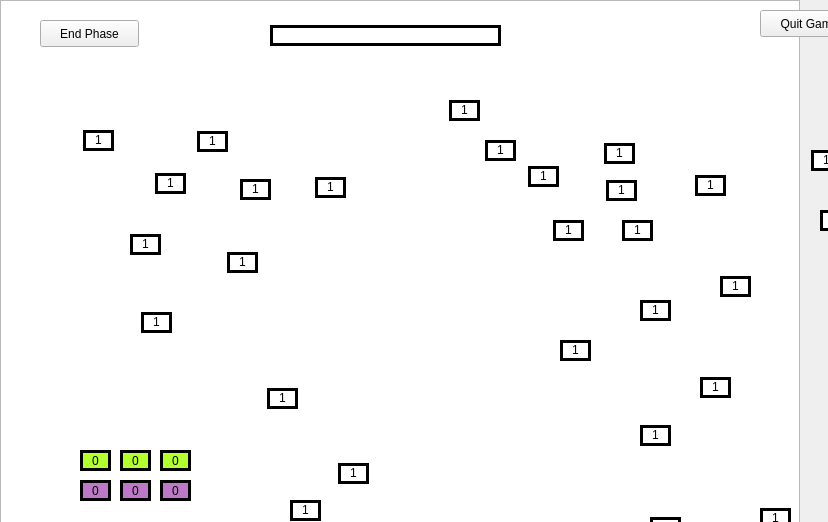
<?xml version="1.0" encoding="UTF-8"?>
<ui version="4.0">
 <class>Game</class>
 <widget class="QWidget" name="Game">
  <property name="geometry">
   <rect>
    <x>0</x>
    <y>0</y>
    <width>828</width>
    <height>522</height>
   </rect>
  </property>
  <property name="minimumSize">
   <size>
    <width>800</width>
    <height>522</height>
   </size>
  </property>
  <property name="cursor">
   <cursorShape>PointingHandCursor</cursorShape>
  </property>
  <property name="windowTitle">
   <string>Form</string>
  </property>
  <widget class="QGraphicsView" name="view">
   <property name="geometry">
    <rect>
     <x>0</x>
     <y>0</y>
     <width>800</width>
     <height>700</height>
    </rect>
   </property>
   <property name="minimumSize">
    <size>
     <width>800</width>
     <height>450</height>
    </size>
   </property>
   <property name="cursor" stdset="0">
    <cursorShape>ArrowCursor</cursorShape>
   </property>
   <property name="styleSheet">
    <string notr="true">
border-image: url(:/imgs/Water_Texture_1.jpg) 0 0 0 0 stretch stretch;</string>
   </property>
  </widget>
  <widget class="QPushButton" name="pushButton">
   <property name="geometry">
    <rect>
     <x>760</x>
     <y>10</y>
     <width>99</width>
     <height>27</height>
    </rect>
   </property>
   <property name="text">
    <string>Quit Game</string>
   </property>
  </widget>
  <widget class="QLabel" name="labelBrazil">
   <property name="geometry">
    <rect>
     <x>338</x>
     <y>463</y>
     <width>31</width>
     <height>21</height>
    </rect>
   </property>
   <property name="autoFillBackground">
    <bool>false</bool>
   </property>
   <property name="styleSheet">
    <string notr="true">background-color: rgb(255, 255, 255)</string>
   </property>
   <property name="frameShape">
    <enum>QFrame::Box</enum>
   </property>
   <property name="lineWidth">
    <number>3</number>
   </property>
   <property name="text">
    <string>&lt;html&gt;&lt;head/&gt;&lt;body&gt;&lt;p align=&quot;center&quot;&gt;1&lt;/p&gt;&lt;/body&gt;&lt;/html&gt;</string>
   </property>
   <property name="alignment">
    <set>Qt::AlignCenter</set>
   </property>
   <property name="wordWrap">
    <bool>false</bool>
   </property>
  </widget>
  <widget class="QLabel" name="labelPeru">
   <property name="geometry">
    <rect>
     <x>290</x>
     <y>500</y>
     <width>31</width>
     <height>21</height>
    </rect>
   </property>
   <property name="autoFillBackground">
    <bool>false</bool>
   </property>
   <property name="styleSheet">
    <string notr="true">background-color: rgb(255, 255, 255)</string>
   </property>
   <property name="frameShape">
    <enum>QFrame::Box</enum>
   </property>
   <property name="lineWidth">
    <number>3</number>
   </property>
   <property name="text">
    <string>&lt;html&gt;&lt;head/&gt;&lt;body&gt;&lt;p align=&quot;center&quot;&gt;1&lt;/p&gt;&lt;/body&gt;&lt;/html&gt;</string>
   </property>
   <property name="alignment">
    <set>Qt::AlignCenter</set>
   </property>
   <property name="wordWrap">
    <bool>false</bool>
   </property>
  </widget>
  <widget class="QLabel" name="labelVenezuela">
   <property name="geometry">
    <rect>
     <x>267</x>
     <y>388</y>
     <width>31</width>
     <height>21</height>
    </rect>
   </property>
   <property name="autoFillBackground">
    <bool>false</bool>
   </property>
   <property name="styleSheet">
    <string notr="true">background-color: rgb(255, 255, 255)</string>
   </property>
   <property name="frameShape">
    <enum>QFrame::Box</enum>
   </property>
   <property name="lineWidth">
    <number>3</number>
   </property>
   <property name="text">
    <string>&lt;html&gt;&lt;head/&gt;&lt;body&gt;&lt;p align=&quot;center&quot;&gt;1&lt;/p&gt;&lt;/body&gt;&lt;/html&gt;</string>
   </property>
   <property name="alignment">
    <set>Qt::AlignCenter</set>
   </property>
   <property name="wordWrap">
    <bool>false</bool>
   </property>
  </widget>
  <widget class="QLabel" name="labelArgentina">
   <property name="geometry">
    <rect>
     <x>300</x>
     <y>560</y>
     <width>31</width>
     <height>21</height>
    </rect>
   </property>
   <property name="autoFillBackground">
    <bool>false</bool>
   </property>
   <property name="styleSheet">
    <string notr="true">background-color: rgb(255, 255, 255)</string>
   </property>
   <property name="frameShape">
    <enum>QFrame::Box</enum>
   </property>
   <property name="lineWidth">
    <number>3</number>
   </property>
   <property name="text">
    <string>&lt;html&gt;&lt;head/&gt;&lt;body&gt;&lt;p align=&quot;center&quot;&gt;1&lt;/p&gt;&lt;/body&gt;&lt;/html&gt;</string>
   </property>
   <property name="alignment">
    <set>Qt::AlignCenter</set>
   </property>
   <property name="wordWrap">
    <bool>false</bool>
   </property>
  </widget>
  <widget class="QLabel" name="labelCentralAmerica">
   <property name="geometry">
    <rect>
     <x>141</x>
     <y>312</y>
     <width>31</width>
     <height>21</height>
    </rect>
   </property>
   <property name="autoFillBackground">
    <bool>false</bool>
   </property>
   <property name="styleSheet">
    <string notr="true">background-color: rgb(255, 255, 255)</string>
   </property>
   <property name="frameShape">
    <enum>QFrame::Box</enum>
   </property>
   <property name="lineWidth">
    <number>3</number>
   </property>
   <property name="text">
    <string>&lt;html&gt;&lt;head/&gt;&lt;body&gt;&lt;p align=&quot;center&quot;&gt;1&lt;/p&gt;&lt;/body&gt;&lt;/html&gt;</string>
   </property>
   <property name="alignment">
    <set>Qt::AlignCenter</set>
   </property>
   <property name="wordWrap">
    <bool>false</bool>
   </property>
  </widget>
  <widget class="QLabel" name="labelWesternUnitedStates">
   <property name="geometry">
    <rect>
     <x>130</x>
     <y>234</y>
     <width>31</width>
     <height>21</height>
    </rect>
   </property>
   <property name="autoFillBackground">
    <bool>false</bool>
   </property>
   <property name="styleSheet">
    <string notr="true">background-color: rgb(255, 255, 255)</string>
   </property>
   <property name="frameShape">
    <enum>QFrame::Box</enum>
   </property>
   <property name="lineWidth">
    <number>3</number>
   </property>
   <property name="text">
    <string>&lt;html&gt;&lt;head/&gt;&lt;body&gt;&lt;p align=&quot;center&quot;&gt;1&lt;/p&gt;&lt;/body&gt;&lt;/html&gt;</string>
   </property>
   <property name="alignment">
    <set>Qt::AlignCenter</set>
   </property>
   <property name="wordWrap">
    <bool>false</bool>
   </property>
  </widget>
  <widget class="QLabel" name="labelEasternUnitedStates">
   <property name="geometry">
    <rect>
     <x>227</x>
     <y>252</y>
     <width>31</width>
     <height>21</height>
    </rect>
   </property>
   <property name="autoFillBackground">
    <bool>false</bool>
   </property>
   <property name="styleSheet">
    <string notr="true">background-color: rgb(255, 255, 255)</string>
   </property>
   <property name="frameShape">
    <enum>QFrame::Box</enum>
   </property>
   <property name="lineWidth">
    <number>3</number>
   </property>
   <property name="text">
    <string>&lt;html&gt;&lt;head/&gt;&lt;body&gt;&lt;p align=&quot;center&quot;&gt;1&lt;/p&gt;&lt;/body&gt;&lt;/html&gt;</string>
   </property>
   <property name="alignment">
    <set>Qt::AlignCenter</set>
   </property>
   <property name="wordWrap">
    <bool>false</bool>
   </property>
  </widget>
  <widget class="QLabel" name="labelAlberta">
   <property name="geometry">
    <rect>
     <x>155</x>
     <y>173</y>
     <width>31</width>
     <height>21</height>
    </rect>
   </property>
   <property name="autoFillBackground">
    <bool>false</bool>
   </property>
   <property name="styleSheet">
    <string notr="true">background-color: rgb(255, 255, 255)</string>
   </property>
   <property name="frameShape">
    <enum>QFrame::Box</enum>
   </property>
   <property name="lineWidth">
    <number>3</number>
   </property>
   <property name="text">
    <string>&lt;html&gt;&lt;head/&gt;&lt;body&gt;&lt;p align=&quot;center&quot;&gt;1&lt;/p&gt;&lt;/body&gt;&lt;/html&gt;</string>
   </property>
   <property name="alignment">
    <set>Qt::AlignCenter</set>
   </property>
   <property name="wordWrap">
    <bool>false</bool>
   </property>
  </widget>
  <widget class="QLabel" name="labelOntario">
   <property name="geometry">
    <rect>
     <x>240</x>
     <y>179</y>
     <width>31</width>
     <height>21</height>
    </rect>
   </property>
   <property name="autoFillBackground">
    <bool>false</bool>
   </property>
   <property name="styleSheet">
    <string notr="true">background-color: rgb(255, 255, 255)</string>
   </property>
   <property name="frameShape">
    <enum>QFrame::Box</enum>
   </property>
   <property name="lineWidth">
    <number>3</number>
   </property>
   <property name="text">
    <string>&lt;html&gt;&lt;head/&gt;&lt;body&gt;&lt;p align=&quot;center&quot;&gt;1&lt;/p&gt;&lt;/body&gt;&lt;/html&gt;</string>
   </property>
   <property name="alignment">
    <set>Qt::AlignCenter</set>
   </property>
   <property name="wordWrap">
    <bool>false</bool>
   </property>
  </widget>
  <widget class="QLabel" name="labelQuebec">
   <property name="geometry">
    <rect>
     <x>315</x>
     <y>177</y>
     <width>31</width>
     <height>21</height>
    </rect>
   </property>
   <property name="autoFillBackground">
    <bool>false</bool>
   </property>
   <property name="styleSheet">
    <string notr="true">background-color: rgb(255, 255, 255)</string>
   </property>
   <property name="frameShape">
    <enum>QFrame::Box</enum>
   </property>
   <property name="lineWidth">
    <number>3</number>
   </property>
   <property name="text">
    <string>&lt;html&gt;&lt;head/&gt;&lt;body&gt;&lt;p align=&quot;center&quot;&gt;1&lt;/p&gt;&lt;/body&gt;&lt;/html&gt;</string>
   </property>
   <property name="alignment">
    <set>Qt::AlignCenter</set>
   </property>
   <property name="wordWrap">
    <bool>false</bool>
   </property>
  </widget>
  <widget class="QLabel" name="labelNorthWestTerritory">
   <property name="geometry">
    <rect>
     <x>197</x>
     <y>131</y>
     <width>31</width>
     <height>21</height>
    </rect>
   </property>
   <property name="autoFillBackground">
    <bool>false</bool>
   </property>
   <property name="styleSheet">
    <string notr="true">background-color: rgb(255, 255, 255)</string>
   </property>
   <property name="frameShape">
    <enum>QFrame::Box</enum>
   </property>
   <property name="lineWidth">
    <number>3</number>
   </property>
   <property name="text">
    <string>&lt;html&gt;&lt;head/&gt;&lt;body&gt;&lt;p align=&quot;center&quot;&gt;1&lt;/p&gt;&lt;/body&gt;&lt;/html&gt;</string>
   </property>
   <property name="alignment">
    <set>Qt::AlignCenter</set>
   </property>
   <property name="wordWrap">
    <bool>false</bool>
   </property>
  </widget>
  <widget class="QLabel" name="labelAlaska">
   <property name="geometry">
    <rect>
     <x>83</x>
     <y>130</y>
     <width>31</width>
     <height>21</height>
    </rect>
   </property>
   <property name="autoFillBackground">
    <bool>false</bool>
   </property>
   <property name="styleSheet">
    <string notr="true">background-color: rgb(255, 255, 255)</string>
   </property>
   <property name="frameShape">
    <enum>QFrame::Box</enum>
   </property>
   <property name="lineWidth">
    <number>3</number>
   </property>
   <property name="text">
    <string>&lt;html&gt;&lt;head/&gt;&lt;body&gt;&lt;p align=&quot;center&quot;&gt;1&lt;/p&gt;&lt;/body&gt;&lt;/html&gt;</string>
   </property>
   <property name="alignment">
    <set>Qt::AlignCenter</set>
   </property>
   <property name="wordWrap">
    <bool>false</bool>
   </property>
  </widget>
  <widget class="QLabel" name="labelGreenland">
   <property name="geometry">
    <rect>
     <x>449</x>
     <y>100</y>
     <width>31</width>
     <height>21</height>
    </rect>
   </property>
   <property name="autoFillBackground">
    <bool>false</bool>
   </property>
   <property name="styleSheet">
    <string notr="true">background-color: rgb(255, 255, 255)</string>
   </property>
   <property name="frameShape">
    <enum>QFrame::Box</enum>
   </property>
   <property name="lineWidth">
    <number>3</number>
   </property>
   <property name="text">
    <string>&lt;html&gt;&lt;head/&gt;&lt;body&gt;&lt;p align=&quot;center&quot;&gt;1&lt;/p&gt;&lt;/body&gt;&lt;/html&gt;</string>
   </property>
   <property name="alignment">
    <set>Qt::AlignCenter</set>
   </property>
   <property name="wordWrap">
    <bool>false</bool>
   </property>
  </widget>
  <widget class="QLabel" name="labelIceland">
   <property name="geometry">
    <rect>
     <x>485</x>
     <y>140</y>
     <width>31</width>
     <height>21</height>
    </rect>
   </property>
   <property name="autoFillBackground">
    <bool>false</bool>
   </property>
   <property name="styleSheet">
    <string notr="true">background-color: rgb(255, 255, 255)</string>
   </property>
   <property name="frameShape">
    <enum>QFrame::Box</enum>
   </property>
   <property name="lineWidth">
    <number>3</number>
   </property>
   <property name="text">
    <string>&lt;html&gt;&lt;head/&gt;&lt;body&gt;&lt;p align=&quot;center&quot;&gt;1&lt;/p&gt;&lt;/body&gt;&lt;/html&gt;</string>
   </property>
   <property name="alignment">
    <set>Qt::AlignCenter</set>
   </property>
   <property name="wordWrap">
    <bool>false</bool>
   </property>
  </widget>
  <widget class="QLabel" name="labelGreatBritain">
   <property name="geometry">
    <rect>
     <x>528</x>
     <y>166</y>
     <width>31</width>
     <height>21</height>
    </rect>
   </property>
   <property name="autoFillBackground">
    <bool>false</bool>
   </property>
   <property name="styleSheet">
    <string notr="true">background-color: rgb(255, 255, 255)</string>
   </property>
   <property name="frameShape">
    <enum>QFrame::Box</enum>
   </property>
   <property name="lineWidth">
    <number>3</number>
   </property>
   <property name="text">
    <string>&lt;html&gt;&lt;head/&gt;&lt;body&gt;&lt;p align=&quot;center&quot;&gt;1&lt;/p&gt;&lt;/body&gt;&lt;/html&gt;</string>
   </property>
   <property name="alignment">
    <set>Qt::AlignCenter</set>
   </property>
   <property name="wordWrap">
    <bool>false</bool>
   </property>
  </widget>
  <widget class="QLabel" name="labelScandinavia">
   <property name="geometry">
    <rect>
     <x>604</x>
     <y>143</y>
     <width>31</width>
     <height>21</height>
    </rect>
   </property>
   <property name="autoFillBackground">
    <bool>false</bool>
   </property>
   <property name="styleSheet">
    <string notr="true">background-color: rgb(255, 255, 255)</string>
   </property>
   <property name="frameShape">
    <enum>QFrame::Box</enum>
   </property>
   <property name="lineWidth">
    <number>3</number>
   </property>
   <property name="text">
    <string>&lt;html&gt;&lt;head/&gt;&lt;body&gt;&lt;p align=&quot;center&quot;&gt;1&lt;/p&gt;&lt;/body&gt;&lt;/html&gt;</string>
   </property>
   <property name="alignment">
    <set>Qt::AlignCenter</set>
   </property>
   <property name="wordWrap">
    <bool>false</bool>
   </property>
  </widget>
  <widget class="QLabel" name="labelCentralEurope">
   <property name="geometry">
    <rect>
     <x>606</x>
     <y>180</y>
     <width>31</width>
     <height>21</height>
    </rect>
   </property>
   <property name="autoFillBackground">
    <bool>false</bool>
   </property>
   <property name="styleSheet">
    <string notr="true">background-color: rgb(255, 255, 255)</string>
   </property>
   <property name="frameShape">
    <enum>QFrame::Box</enum>
   </property>
   <property name="lineWidth">
    <number>3</number>
   </property>
   <property name="text">
    <string>&lt;html&gt;&lt;head/&gt;&lt;body&gt;&lt;p align=&quot;center&quot;&gt;1&lt;/p&gt;&lt;/body&gt;&lt;/html&gt;</string>
   </property>
   <property name="alignment">
    <set>Qt::AlignCenter</set>
   </property>
   <property name="wordWrap">
    <bool>false</bool>
   </property>
  </widget>
  <widget class="QLabel" name="labelWesternEurope">
   <property name="geometry">
    <rect>
     <x>553</x>
     <y>220</y>
     <width>31</width>
     <height>21</height>
    </rect>
   </property>
   <property name="autoFillBackground">
    <bool>false</bool>
   </property>
   <property name="styleSheet">
    <string notr="true">background-color: rgb(255, 255, 255)</string>
   </property>
   <property name="frameShape">
    <enum>QFrame::Box</enum>
   </property>
   <property name="lineWidth">
    <number>3</number>
   </property>
   <property name="text">
    <string>&lt;html&gt;&lt;head/&gt;&lt;body&gt;&lt;p align=&quot;center&quot;&gt;1&lt;/p&gt;&lt;/body&gt;&lt;/html&gt;</string>
   </property>
   <property name="alignment">
    <set>Qt::AlignCenter</set>
   </property>
   <property name="wordWrap">
    <bool>false</bool>
   </property>
  </widget>
  <widget class="QLabel" name="labelSouthernEurope">
   <property name="geometry">
    <rect>
     <x>622</x>
     <y>220</y>
     <width>31</width>
     <height>21</height>
    </rect>
   </property>
   <property name="autoFillBackground">
    <bool>false</bool>
   </property>
   <property name="styleSheet">
    <string notr="true">background-color: rgb(255, 255, 255)</string>
   </property>
   <property name="frameShape">
    <enum>QFrame::Box</enum>
   </property>
   <property name="lineWidth">
    <number>3</number>
   </property>
   <property name="text">
    <string>&lt;html&gt;&lt;head/&gt;&lt;body&gt;&lt;p align=&quot;center&quot;&gt;1&lt;/p&gt;&lt;/body&gt;&lt;/html&gt;</string>
   </property>
   <property name="alignment">
    <set>Qt::AlignCenter</set>
   </property>
   <property name="wordWrap">
    <bool>false</bool>
   </property>
  </widget>
  <widget class="QLabel" name="labelUkraine">
   <property name="geometry">
    <rect>
     <x>695</x>
     <y>175</y>
     <width>31</width>
     <height>21</height>
    </rect>
   </property>
   <property name="autoFillBackground">
    <bool>false</bool>
   </property>
   <property name="styleSheet">
    <string notr="true">background-color: rgb(255, 255, 255)</string>
   </property>
   <property name="frameShape">
    <enum>QFrame::Box</enum>
   </property>
   <property name="lineWidth">
    <number>3</number>
   </property>
   <property name="text">
    <string>&lt;html&gt;&lt;head/&gt;&lt;body&gt;&lt;p align=&quot;center&quot;&gt;1&lt;/p&gt;&lt;/body&gt;&lt;/html&gt;</string>
   </property>
   <property name="alignment">
    <set>Qt::AlignCenter</set>
   </property>
   <property name="wordWrap">
    <bool>false</bool>
   </property>
  </widget>
  <widget class="QLabel" name="labelEgypt">
   <property name="geometry">
    <rect>
     <x>640</x>
     <y>300</y>
     <width>31</width>
     <height>21</height>
    </rect>
   </property>
   <property name="autoFillBackground">
    <bool>false</bool>
   </property>
   <property name="styleSheet">
    <string notr="true">background-color: rgb(255, 255, 255)</string>
   </property>
   <property name="frameShape">
    <enum>QFrame::Box</enum>
   </property>
   <property name="lineWidth">
    <number>3</number>
   </property>
   <property name="text">
    <string>&lt;html&gt;&lt;head/&gt;&lt;body&gt;&lt;p align=&quot;center&quot;&gt;1&lt;/p&gt;&lt;/body&gt;&lt;/html&gt;</string>
   </property>
   <property name="alignment">
    <set>Qt::AlignCenter</set>
   </property>
   <property name="wordWrap">
    <bool>false</bool>
   </property>
  </widget>
  <widget class="QLabel" name="labelWesternAfrica">
   <property name="geometry">
    <rect>
     <x>560</x>
     <y>340</y>
     <width>31</width>
     <height>21</height>
    </rect>
   </property>
   <property name="autoFillBackground">
    <bool>false</bool>
   </property>
   <property name="styleSheet">
    <string notr="true">background-color: rgb(255, 255, 255)</string>
   </property>
   <property name="frameShape">
    <enum>QFrame::Box</enum>
   </property>
   <property name="lineWidth">
    <number>3</number>
   </property>
   <property name="text">
    <string>&lt;html&gt;&lt;head/&gt;&lt;body&gt;&lt;p align=&quot;center&quot;&gt;1&lt;/p&gt;&lt;/body&gt;&lt;/html&gt;</string>
   </property>
   <property name="alignment">
    <set>Qt::AlignCenter</set>
   </property>
   <property name="wordWrap">
    <bool>false</bool>
   </property>
  </widget>
  <widget class="QLabel" name="labelEasternAfrica">
   <property name="geometry">
    <rect>
     <x>700</x>
     <y>377</y>
     <width>31</width>
     <height>21</height>
    </rect>
   </property>
   <property name="autoFillBackground">
    <bool>false</bool>
   </property>
   <property name="styleSheet">
    <string notr="true">background-color: rgb(255, 255, 255)</string>
   </property>
   <property name="frameShape">
    <enum>QFrame::Box</enum>
   </property>
   <property name="lineWidth">
    <number>3</number>
   </property>
   <property name="text">
    <string>&lt;html&gt;&lt;head/&gt;&lt;body&gt;&lt;p align=&quot;center&quot;&gt;1&lt;/p&gt;&lt;/body&gt;&lt;/html&gt;</string>
   </property>
   <property name="alignment">
    <set>Qt::AlignCenter</set>
   </property>
   <property name="wordWrap">
    <bool>false</bool>
   </property>
  </widget>
  <widget class="QLabel" name="labelCongo">
   <property name="geometry">
    <rect>
     <x>640</x>
     <y>425</y>
     <width>31</width>
     <height>21</height>
    </rect>
   </property>
   <property name="autoFillBackground">
    <bool>false</bool>
   </property>
   <property name="styleSheet">
    <string notr="true">background-color: rgb(255, 255, 255)</string>
   </property>
   <property name="frameShape">
    <enum>QFrame::Box</enum>
   </property>
   <property name="lineWidth">
    <number>3</number>
   </property>
   <property name="text">
    <string>&lt;html&gt;&lt;head/&gt;&lt;body&gt;&lt;p align=&quot;center&quot;&gt;1&lt;/p&gt;&lt;/body&gt;&lt;/html&gt;</string>
   </property>
   <property name="alignment">
    <set>Qt::AlignCenter</set>
   </property>
   <property name="wordWrap">
    <bool>false</bool>
   </property>
  </widget>
  <widget class="QLabel" name="labelSouthernAfrica">
   <property name="geometry">
    <rect>
     <x>650</x>
     <y>517</y>
     <width>31</width>
     <height>21</height>
    </rect>
   </property>
   <property name="autoFillBackground">
    <bool>false</bool>
   </property>
   <property name="styleSheet">
    <string notr="true">background-color: rgb(255, 255, 255)</string>
   </property>
   <property name="frameShape">
    <enum>QFrame::Box</enum>
   </property>
   <property name="lineWidth">
    <number>3</number>
   </property>
   <property name="text">
    <string>&lt;html&gt;&lt;head/&gt;&lt;body&gt;&lt;p align=&quot;center&quot;&gt;1&lt;/p&gt;&lt;/body&gt;&lt;/html&gt;</string>
   </property>
   <property name="alignment">
    <set>Qt::AlignCenter</set>
   </property>
   <property name="wordWrap">
    <bool>false</bool>
   </property>
  </widget>
  <widget class="QLabel" name="labelMadagascar">
   <property name="geometry">
    <rect>
     <x>760</x>
     <y>508</y>
     <width>31</width>
     <height>21</height>
    </rect>
   </property>
   <property name="autoFillBackground">
    <bool>false</bool>
   </property>
   <property name="styleSheet">
    <string notr="true">background-color: rgb(255, 255, 255)</string>
   </property>
   <property name="frameShape">
    <enum>QFrame::Box</enum>
   </property>
   <property name="lineWidth">
    <number>3</number>
   </property>
   <property name="text">
    <string>&lt;html&gt;&lt;head/&gt;&lt;body&gt;&lt;p align=&quot;center&quot;&gt;1&lt;/p&gt;&lt;/body&gt;&lt;/html&gt;</string>
   </property>
   <property name="alignment">
    <set>Qt::AlignCenter</set>
   </property>
   <property name="wordWrap">
    <bool>false</bool>
   </property>
  </widget>
  <widget class="QLabel" name="labelMiddleEast">
   <property name="geometry">
    <rect>
     <x>720</x>
     <y>276</y>
     <width>31</width>
     <height>21</height>
    </rect>
   </property>
   <property name="autoFillBackground">
    <bool>false</bool>
   </property>
   <property name="styleSheet">
    <string notr="true">background-color: rgb(255, 255, 255)</string>
   </property>
   <property name="frameShape">
    <enum>QFrame::Box</enum>
   </property>
   <property name="lineWidth">
    <number>3</number>
   </property>
   <property name="text">
    <string>&lt;html&gt;&lt;head/&gt;&lt;body&gt;&lt;p align=&quot;center&quot;&gt;1&lt;/p&gt;&lt;/body&gt;&lt;/html&gt;</string>
   </property>
   <property name="alignment">
    <set>Qt::AlignCenter</set>
   </property>
   <property name="wordWrap">
    <bool>false</bool>
   </property>
  </widget>
  <widget class="QLabel" name="labelAfghanistan">
   <property name="geometry">
    <rect>
     <x>820</x>
     <y>210</y>
     <width>31</width>
     <height>21</height>
    </rect>
   </property>
   <property name="autoFillBackground">
    <bool>false</bool>
   </property>
   <property name="styleSheet">
    <string notr="true">background-color: rgb(255, 255, 255)</string>
   </property>
   <property name="frameShape">
    <enum>QFrame::Box</enum>
   </property>
   <property name="lineWidth">
    <number>3</number>
   </property>
   <property name="text">
    <string>&lt;html&gt;&lt;head/&gt;&lt;body&gt;&lt;p align=&quot;center&quot;&gt;1&lt;/p&gt;&lt;/body&gt;&lt;/html&gt;</string>
   </property>
   <property name="alignment">
    <set>Qt::AlignCenter</set>
   </property>
   <property name="wordWrap">
    <bool>false</bool>
   </property>
  </widget>
  <widget class="QLabel" name="labelUral">
   <property name="geometry">
    <rect>
     <x>811</x>
     <y>150</y>
     <width>31</width>
     <height>21</height>
    </rect>
   </property>
   <property name="autoFillBackground">
    <bool>false</bool>
   </property>
   <property name="styleSheet">
    <string notr="true">background-color: rgb(255, 255, 255)</string>
   </property>
   <property name="frameShape">
    <enum>QFrame::Box</enum>
   </property>
   <property name="lineWidth">
    <number>3</number>
   </property>
   <property name="text">
    <string>&lt;html&gt;&lt;head/&gt;&lt;body&gt;&lt;p align=&quot;center&quot;&gt;1&lt;/p&gt;&lt;/body&gt;&lt;/html&gt;</string>
   </property>
   <property name="alignment">
    <set>Qt::AlignCenter</set>
   </property>
   <property name="wordWrap">
    <bool>false</bool>
   </property>
  </widget>
  <widget class="QLabel" name="labelSiberia">
   <property name="geometry">
    <rect>
     <x>877</x>
     <y>125</y>
     <width>31</width>
     <height>21</height>
    </rect>
   </property>
   <property name="autoFillBackground">
    <bool>false</bool>
   </property>
   <property name="styleSheet">
    <string notr="true">background-color: rgb(255, 255, 255)</string>
   </property>
   <property name="frameShape">
    <enum>QFrame::Box</enum>
   </property>
   <property name="lineWidth">
    <number>3</number>
   </property>
   <property name="text">
    <string>&lt;html&gt;&lt;head/&gt;&lt;body&gt;&lt;p align=&quot;center&quot;&gt;1&lt;/p&gt;&lt;/body&gt;&lt;/html&gt;</string>
   </property>
   <property name="alignment">
    <set>Qt::AlignCenter</set>
   </property>
   <property name="wordWrap">
    <bool>false</bool>
   </property>
  </widget>
  <widget class="QLabel" name="labelIndia">
   <property name="geometry">
    <rect>
     <x>880</x>
     <y>307</y>
     <width>31</width>
     <height>21</height>
    </rect>
   </property>
   <property name="autoFillBackground">
    <bool>false</bool>
   </property>
   <property name="styleSheet">
    <string notr="true">background-color: rgb(255, 255, 255)</string>
   </property>
   <property name="frameShape">
    <enum>QFrame::Box</enum>
   </property>
   <property name="lineWidth">
    <number>3</number>
   </property>
   <property name="text">
    <string>&lt;html&gt;&lt;head/&gt;&lt;body&gt;&lt;p align=&quot;center&quot;&gt;1&lt;/p&gt;&lt;/body&gt;&lt;/html&gt;</string>
   </property>
   <property name="alignment">
    <set>Qt::AlignCenter</set>
   </property>
   <property name="wordWrap">
    <bool>false</bool>
   </property>
  </widget>
  <widget class="QLabel" name="labelChina">
   <property name="geometry">
    <rect>
     <x>962</x>
     <y>268</y>
     <width>31</width>
     <height>21</height>
    </rect>
   </property>
   <property name="autoFillBackground">
    <bool>false</bool>
   </property>
   <property name="styleSheet">
    <string notr="true">background-color: rgb(255, 255, 255)</string>
   </property>
   <property name="frameShape">
    <enum>QFrame::Box</enum>
   </property>
   <property name="lineWidth">
    <number>3</number>
   </property>
   <property name="text">
    <string>&lt;html&gt;&lt;head/&gt;&lt;body&gt;&lt;p align=&quot;center&quot;&gt;1&lt;/p&gt;&lt;/body&gt;&lt;/html&gt;</string>
   </property>
   <property name="alignment">
    <set>Qt::AlignCenter</set>
   </property>
   <property name="wordWrap">
    <bool>false</bool>
   </property>
  </widget>
  <widget class="QLabel" name="labelYakutsk">
   <property name="geometry">
    <rect>
     <x>985</x>
     <y>130</y>
     <width>31</width>
     <height>21</height>
    </rect>
   </property>
   <property name="autoFillBackground">
    <bool>false</bool>
   </property>
   <property name="styleSheet">
    <string notr="true">background-color: rgb(255, 255, 255)</string>
   </property>
   <property name="frameShape">
    <enum>QFrame::Box</enum>
   </property>
   <property name="lineWidth">
    <number>3</number>
   </property>
   <property name="text">
    <string>&lt;html&gt;&lt;head/&gt;&lt;body&gt;&lt;p align=&quot;center&quot;&gt;1&lt;/p&gt;&lt;/body&gt;&lt;/html&gt;</string>
   </property>
   <property name="alignment">
    <set>Qt::AlignCenter</set>
   </property>
   <property name="wordWrap">
    <bool>false</bool>
   </property>
  </widget>
  <widget class="QLabel" name="labelIrkutsk">
   <property name="geometry">
    <rect>
     <x>960</x>
     <y>175</y>
     <width>31</width>
     <height>21</height>
    </rect>
   </property>
   <property name="autoFillBackground">
    <bool>false</bool>
   </property>
   <property name="styleSheet">
    <string notr="true">background-color: rgb(255, 255, 255)</string>
   </property>
   <property name="frameShape">
    <enum>QFrame::Box</enum>
   </property>
   <property name="lineWidth">
    <number>3</number>
   </property>
   <property name="text">
    <string>&lt;html&gt;&lt;head/&gt;&lt;body&gt;&lt;p align=&quot;center&quot;&gt;1&lt;/p&gt;&lt;/body&gt;&lt;/html&gt;</string>
   </property>
   <property name="alignment">
    <set>Qt::AlignCenter</set>
   </property>
   <property name="wordWrap">
    <bool>false</bool>
   </property>
  </widget>
  <widget class="QLabel" name="labelMongolia">
   <property name="geometry">
    <rect>
     <x>970</x>
     <y>220</y>
     <width>31</width>
     <height>21</height>
    </rect>
   </property>
   <property name="autoFillBackground">
    <bool>false</bool>
   </property>
   <property name="styleSheet">
    <string notr="true">background-color: rgb(255, 255, 255)</string>
   </property>
   <property name="frameShape">
    <enum>QFrame::Box</enum>
   </property>
   <property name="lineWidth">
    <number>3</number>
   </property>
   <property name="text">
    <string>&lt;html&gt;&lt;head/&gt;&lt;body&gt;&lt;p align=&quot;center&quot;&gt;1&lt;/p&gt;&lt;/body&gt;&lt;/html&gt;</string>
   </property>
   <property name="alignment">
    <set>Qt::AlignCenter</set>
   </property>
   <property name="wordWrap">
    <bool>false</bool>
   </property>
  </widget>
  <widget class="QLabel" name="labelSiam">
   <property name="geometry">
    <rect>
     <x>990</x>
     <y>350</y>
     <width>31</width>
     <height>21</height>
    </rect>
   </property>
   <property name="autoFillBackground">
    <bool>false</bool>
   </property>
   <property name="styleSheet">
    <string notr="true">background-color: rgb(255, 255, 255)</string>
   </property>
   <property name="frameShape">
    <enum>QFrame::Box</enum>
   </property>
   <property name="lineWidth">
    <number>3</number>
   </property>
   <property name="text">
    <string>&lt;html&gt;&lt;head/&gt;&lt;body&gt;&lt;p align=&quot;center&quot;&gt;1&lt;/p&gt;&lt;/body&gt;&lt;/html&gt;</string>
   </property>
   <property name="alignment">
    <set>Qt::AlignCenter</set>
   </property>
   <property name="wordWrap">
    <bool>false</bool>
   </property>
  </widget>
  <widget class="QLabel" name="labelKamchatka">
   <property name="geometry">
    <rect>
     <x>1100</x>
     <y>130</y>
     <width>31</width>
     <height>21</height>
    </rect>
   </property>
   <property name="autoFillBackground">
    <bool>false</bool>
   </property>
   <property name="styleSheet">
    <string notr="true">background-color: rgb(255, 255, 255)</string>
   </property>
   <property name="frameShape">
    <enum>QFrame::Box</enum>
   </property>
   <property name="lineWidth">
    <number>3</number>
   </property>
   <property name="text">
    <string>&lt;html&gt;&lt;head/&gt;&lt;body&gt;&lt;p align=&quot;center&quot;&gt;1&lt;/p&gt;&lt;/body&gt;&lt;/html&gt;</string>
   </property>
   <property name="alignment">
    <set>Qt::AlignCenter</set>
   </property>
   <property name="wordWrap">
    <bool>false</bool>
   </property>
  </widget>
  <widget class="QLabel" name="labelJapan">
   <property name="geometry">
    <rect>
     <x>1120</x>
     <y>250</y>
     <width>31</width>
     <height>21</height>
    </rect>
   </property>
   <property name="autoFillBackground">
    <bool>false</bool>
   </property>
   <property name="styleSheet">
    <string notr="true">background-color: rgb(255, 255, 255)</string>
   </property>
   <property name="frameShape">
    <enum>QFrame::Box</enum>
   </property>
   <property name="lineWidth">
    <number>3</number>
   </property>
   <property name="text">
    <string>&lt;html&gt;&lt;head/&gt;&lt;body&gt;&lt;p align=&quot;center&quot;&gt;1&lt;/p&gt;&lt;/body&gt;&lt;/html&gt;</string>
   </property>
   <property name="alignment">
    <set>Qt::AlignCenter</set>
   </property>
   <property name="wordWrap">
    <bool>false</bool>
   </property>
  </widget>
  <widget class="QLabel" name="labelIndonesia">
   <property name="geometry">
    <rect>
     <x>1050</x>
     <y>400</y>
     <width>31</width>
     <height>21</height>
    </rect>
   </property>
   <property name="autoFillBackground">
    <bool>false</bool>
   </property>
   <property name="styleSheet">
    <string notr="true">background-color: rgb(255, 255, 255)</string>
   </property>
   <property name="frameShape">
    <enum>QFrame::Box</enum>
   </property>
   <property name="lineWidth">
    <number>3</number>
   </property>
   <property name="text">
    <string>&lt;html&gt;&lt;head/&gt;&lt;body&gt;&lt;p align=&quot;center&quot;&gt;1&lt;/p&gt;&lt;/body&gt;&lt;/html&gt;</string>
   </property>
   <property name="alignment">
    <set>Qt::AlignCenter</set>
   </property>
   <property name="wordWrap">
    <bool>false</bool>
   </property>
  </widget>
  <widget class="QLabel" name="labelNewGuinea">
   <property name="geometry">
    <rect>
     <x>1155</x>
     <y>425</y>
     <width>31</width>
     <height>21</height>
    </rect>
   </property>
   <property name="autoFillBackground">
    <bool>false</bool>
   </property>
   <property name="styleSheet">
    <string notr="true">background-color: rgb(255, 255, 255)</string>
   </property>
   <property name="frameShape">
    <enum>QFrame::Box</enum>
   </property>
   <property name="lineWidth">
    <number>3</number>
   </property>
   <property name="text">
    <string>&lt;html&gt;&lt;head/&gt;&lt;body&gt;&lt;p align=&quot;center&quot;&gt;1&lt;/p&gt;&lt;/body&gt;&lt;/html&gt;</string>
   </property>
   <property name="alignment">
    <set>Qt::AlignCenter</set>
   </property>
   <property name="wordWrap">
    <bool>false</bool>
   </property>
  </widget>
  <widget class="QLabel" name="labelWesternAustralia">
   <property name="geometry">
    <rect>
     <x>1050</x>
     <y>550</y>
     <width>31</width>
     <height>21</height>
    </rect>
   </property>
   <property name="autoFillBackground">
    <bool>false</bool>
   </property>
   <property name="styleSheet">
    <string notr="true">background-color: rgb(255, 255, 255)</string>
   </property>
   <property name="frameShape">
    <enum>QFrame::Box</enum>
   </property>
   <property name="lineWidth">
    <number>3</number>
   </property>
   <property name="text">
    <string>&lt;html&gt;&lt;head/&gt;&lt;body&gt;&lt;p align=&quot;center&quot;&gt;1&lt;/p&gt;&lt;/body&gt;&lt;/html&gt;</string>
   </property>
   <property name="alignment">
    <set>Qt::AlignCenter</set>
   </property>
   <property name="wordWrap">
    <bool>false</bool>
   </property>
  </widget>
  <widget class="QLabel" name="labelEasternAustralia">
   <property name="geometry">
    <rect>
     <x>1150</x>
     <y>520</y>
     <width>31</width>
     <height>21</height>
    </rect>
   </property>
   <property name="autoFillBackground">
    <bool>false</bool>
   </property>
   <property name="styleSheet">
    <string notr="true">background-color: rgb(255, 255, 255)</string>
   </property>
   <property name="frameShape">
    <enum>QFrame::Box</enum>
   </property>
   <property name="lineWidth">
    <number>3</number>
   </property>
   <property name="text">
    <string>&lt;html&gt;&lt;head/&gt;&lt;body&gt;&lt;p align=&quot;center&quot;&gt;1&lt;/p&gt;&lt;/body&gt;&lt;/html&gt;</string>
   </property>
   <property name="alignment">
    <set>Qt::AlignCenter</set>
   </property>
   <property name="wordWrap">
    <bool>false</bool>
   </property>
  </widget>
  <widget class="QLabel" name="mainLabel">
   <property name="geometry">
    <rect>
     <x>550</x>
     <y>625</y>
     <width>261</width>
     <height>41</height>
    </rect>
   </property>
   <property name="frameShape">
    <enum>QFrame::Panel</enum>
   </property>
   <property name="lineWidth">
    <number>6</number>
   </property>
   <property name="text">
    <string/>
   </property>
   <property name="alignment">
    <set>Qt::AlignCenter</set>
   </property>
  </widget>
  <widget class="QLabel" name="labelKocka1">
   <property name="geometry">
    <rect>
     <x>80</x>
     <y>450</y>
     <width>31</width>
     <height>21</height>
    </rect>
   </property>
   <property name="autoFillBackground">
    <bool>false</bool>
   </property>
   <property name="styleSheet">
    <string notr="true">background-color: rgb(180, 255, 50)</string>
   </property>
   <property name="frameShape">
    <enum>QFrame::Box</enum>
   </property>
   <property name="lineWidth">
    <number>3</number>
   </property>
   <property name="text">
    <string>0</string>
   </property>
   <property name="alignment">
    <set>Qt::AlignCenter</set>
   </property>
   <property name="wordWrap">
    <bool>false</bool>
   </property>
  </widget>
  <widget class="QLabel" name="labelKocka2">
   <property name="geometry">
    <rect>
     <x>120</x>
     <y>450</y>
     <width>31</width>
     <height>21</height>
    </rect>
   </property>
   <property name="autoFillBackground">
    <bool>false</bool>
   </property>
   <property name="styleSheet">
    <string notr="true">background-color: rgb(180, 255, 50)</string>
   </property>
   <property name="frameShape">
    <enum>QFrame::Box</enum>
   </property>
   <property name="lineWidth">
    <number>3</number>
   </property>
   <property name="text">
    <string>0</string>
   </property>
   <property name="alignment">
    <set>Qt::AlignCenter</set>
   </property>
   <property name="wordWrap">
    <bool>false</bool>
   </property>
  </widget>
  <widget class="QLabel" name="labelKocka3">
   <property name="geometry">
    <rect>
     <x>160</x>
     <y>450</y>
     <width>31</width>
     <height>21</height>
    </rect>
   </property>
   <property name="autoFillBackground">
    <bool>false</bool>
   </property>
   <property name="styleSheet">
    <string notr="true">background-color: rgb(180, 255, 50)</string>
   </property>
   <property name="frameShape">
    <enum>QFrame::Box</enum>
   </property>
   <property name="lineWidth">
    <number>3</number>
   </property>
   <property name="text">
    <string>0</string>
   </property>
   <property name="alignment">
    <set>Qt::AlignCenter</set>
   </property>
   <property name="wordWrap">
    <bool>false</bool>
   </property>
  </widget>
  <widget class="QLabel" name="labelKocka4">
   <property name="geometry">
    <rect>
     <x>80</x>
     <y>480</y>
     <width>31</width>
     <height>21</height>
    </rect>
   </property>
   <property name="autoFillBackground">
    <bool>false</bool>
   </property>
   <property name="styleSheet">
    <string notr="true">background-color: rgb(190, 120, 200)</string>
   </property>
   <property name="frameShape">
    <enum>QFrame::Box</enum>
   </property>
   <property name="lineWidth">
    <number>3</number>
   </property>
   <property name="text">
    <string>0</string>
   </property>
   <property name="alignment">
    <set>Qt::AlignCenter</set>
   </property>
   <property name="wordWrap">
    <bool>false</bool>
   </property>
  </widget>
  <widget class="QLabel" name="labelKocka5">
   <property name="geometry">
    <rect>
     <x>120</x>
     <y>480</y>
     <width>31</width>
     <height>21</height>
    </rect>
   </property>
   <property name="autoFillBackground">
    <bool>false</bool>
   </property>
   <property name="styleSheet">
    <string notr="true">background-color: rgb(190, 120, 200)</string>
   </property>
   <property name="frameShape">
    <enum>QFrame::Box</enum>
   </property>
   <property name="lineWidth">
    <number>3</number>
   </property>
   <property name="text">
    <string>0</string>
   </property>
   <property name="alignment">
    <set>Qt::AlignCenter</set>
   </property>
   <property name="wordWrap">
    <bool>false</bool>
   </property>
  </widget>
  <widget class="QLabel" name="labelKocka6">
   <property name="geometry">
    <rect>
     <x>160</x>
     <y>480</y>
     <width>31</width>
     <height>21</height>
    </rect>
   </property>
   <property name="autoFillBackground">
    <bool>false</bool>
   </property>
   <property name="styleSheet">
    <string notr="true">background-color: rgb(190, 120, 200)</string>
   </property>
   <property name="frameShape">
    <enum>QFrame::Box</enum>
   </property>
   <property name="lineWidth">
    <number>3</number>
   </property>
   <property name="text">
    <string>0</string>
   </property>
   <property name="alignment">
    <set>Qt::AlignCenter</set>
   </property>
   <property name="wordWrap">
    <bool>false</bool>
   </property>
  </widget>
  <widget class="QLabel" name="labelKockaImage">
   <property name="geometry">
    <rect>
     <x>20</x>
     <y>455</y>
     <width>47</width>
     <height>41</height>
    </rect>
   </property>
   <property name="autoFillBackground">
    <bool>false</bool>
   </property>
   <property name="styleSheet">
    <string notr="true">image: url(:/imgs/kocka.png);</string>
   </property>
   <property name="text">
    <string/>
   </property>
  </widget>
  <widget class="QLabel" name="labelAttack">
   <property name="geometry">
    <rect>
     <x>20</x>
     <y>550</y>
     <width>200</width>
     <height>21</height>
    </rect>
   </property>
   <property name="autoFillBackground">
    <bool>false</bool>
   </property>
   <property name="styleSheet">
    <string notr="true">background-color: rgb(255, 255, 255)</string>
   </property>
   <property name="frameShape">
    <enum>QFrame::Box</enum>
   </property>
   <property name="lineWidth">
    <number>3</number>
   </property>
   <property name="text">
    <string>&lt;html&gt;&lt;head/&gt;&lt;body&gt;&lt;p align=&quot;center&quot;&gt;&lt;br/&gt;&lt;/p&gt;&lt;/body&gt;&lt;/html&gt;</string>
   </property>
   <property name="alignment">
    <set>Qt::AlignCenter</set>
   </property>
   <property name="wordWrap">
    <bool>false</bool>
   </property>
  </widget>
  <widget class="QLabel" name="labelDefend">
   <property name="geometry">
    <rect>
     <x>20</x>
     <y>575</y>
     <width>200</width>
     <height>21</height>
    </rect>
   </property>
   <property name="autoFillBackground">
    <bool>false</bool>
   </property>
   <property name="styleSheet">
    <string notr="true">background-color: rgb(255, 255, 255)</string>
   </property>
   <property name="frameShape">
    <enum>QFrame::Box</enum>
   </property>
   <property name="lineWidth">
    <number>3</number>
   </property>
   <property name="text">
    <string>&lt;html&gt;&lt;head/&gt;&lt;body&gt;&lt;p align=&quot;center&quot;&gt;&lt;br/&gt;&lt;/p&gt;&lt;/body&gt;&lt;/html&gt;</string>
   </property>
   <property name="alignment">
    <set>Qt::AlignCenter</set>
   </property>
   <property name="wordWrap">
    <bool>false</bool>
   </property>
  </widget>
  <widget class="QLabel" name="labelCompass">
   <property name="geometry">
    <rect>
     <x>800</x>
     <y>500</y>
     <width>201</width>
     <height>171</height>
    </rect>
   </property>
   <property name="autoFillBackground">
    <bool>false</bool>
   </property>
   <property name="styleSheet">
    <string notr="true">image: url(:/imgs/Compass.png);</string>
   </property>
   <property name="text">
    <string/>
   </property>
  </widget>
  <widget class="QPushButton" name="pushButton_2">
   <property name="geometry">
    <rect>
     <x>40</x>
     <y>20</y>
     <width>99</width>
     <height>27</height>
    </rect>
   </property>
   <property name="text">
    <string>End Phase</string>
   </property>
  </widget>
  <widget class="QLabel" name="labelUnplaced">
   <property name="geometry">
    <rect>
     <x>270</x>
     <y>25</y>
     <width>231</width>
     <height>21</height>
    </rect>
   </property>
   <property name="autoFillBackground">
    <bool>false</bool>
   </property>
   <property name="styleSheet">
    <string notr="true">background-color: rgb(255, 255, 255)</string>
   </property>
   <property name="frameShape">
    <enum>QFrame::Box</enum>
   </property>
   <property name="lineWidth">
    <number>3</number>
   </property>
   <property name="text">
    <string>&lt;html&gt;&lt;head/&gt;&lt;body&gt;&lt;p align=&quot;center&quot;&gt;&lt;br/&gt;&lt;/p&gt;&lt;/body&gt;&lt;/html&gt;</string>
   </property>
   <property name="alignment">
    <set>Qt::AlignCenter</set>
   </property>
   <property name="wordWrap">
    <bool>false</bool>
   </property>
  </widget>
 </widget>
 <resources/>
 <connections/>
</ui>
